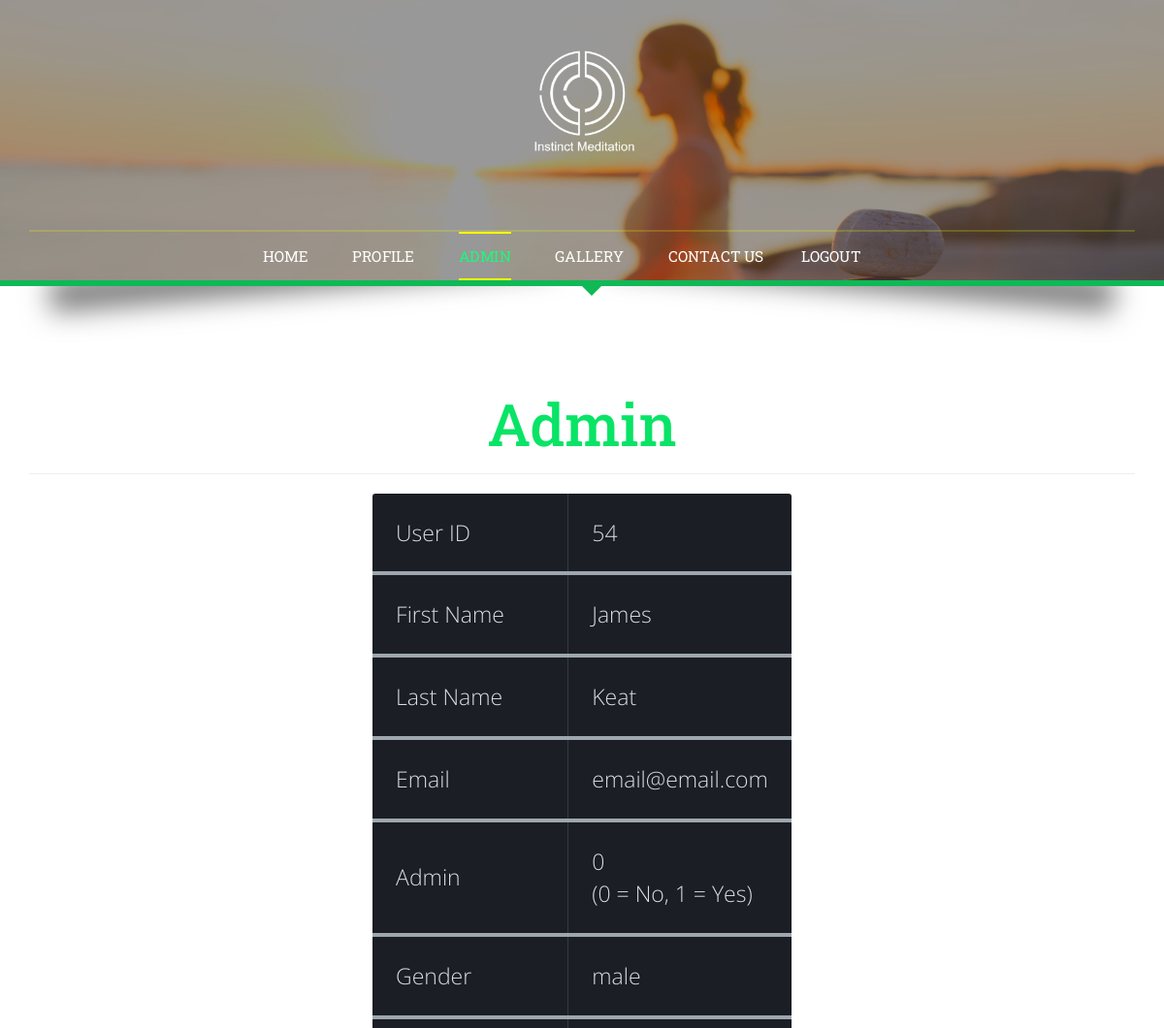
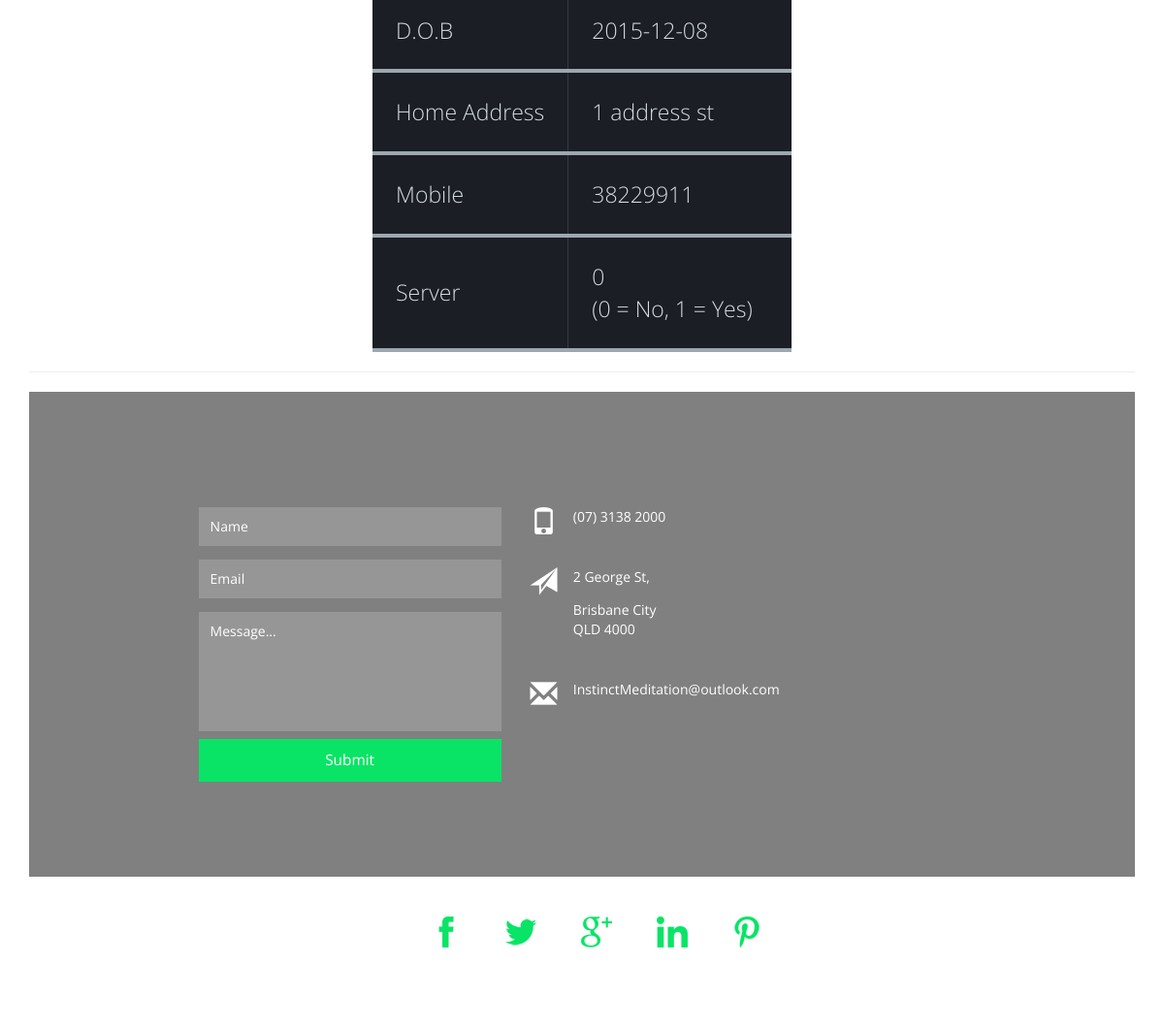
The page /adminUserDetails.php?userID=54 (signed in) on the database its author committed (2 pictures, top to bottom).
### tables this page shows
CREATE TABLE `users` (
  `userID` int(11) NOT NULL,
  `firstName` text NOT NULL,
  `lastName` text NOT NULL,
  `email` varchar(64) DEFAULT NULL,
  `password` varchar(64) DEFAULT NULL,
  `admin_privileges` tinyint(1) NOT NULL,
  `gender` text NOT NULL,
  `dateOfBirth` date NOT NULL,
  `homeAddress` varchar(200) NOT NULL,
  `canBeServer` tinyint(1) NOT NULL,
  `mobile` int(20) NOT NULL,
  `avatar` varchar(200) NOT NULL
);

### adminUserDetails.php (the view, shortened to what this page needs)
<?php
include "serverConnection.php";
$userID = $_GET['userID'];
if (!(isset($_SESSION['login']))){
header ("Location:login.php");
} else if(isset($_SESSION['iAmLogged'] )){
    if($_SESSION['admin'] == 1) {
        $navText = "<li class='active'><a href='admin.php' class='link link--yaku'><span>A</span><span>D</span><span>M</span><span>I</span><span>N</span></a></li>";
    } else if($_SESSION['iAmLogged'] == 0) {
        $navText = "<li><a href='bookings.php' class='link link--yaku'><span>B</span><span>O</span><span>O</span><span>K</span><span>I</span><span>N</span><span>G</span><span>S</span></a></li>";
    }
$userinfo = "SELECT * FROM users WHERE userID = $userID";
$loginpage = mysqli_query($con, $userinfo) or die(mysqli_error($con));
}
?>
<!DOCTYPE html>
<html>
<head>
<link href="css/bootstrap.css" type="text/css" rel="stylesheet" media="all">
<link href="css/style.css" type="text/css" rel="stylesheet" media="all">
<link href="css/styletable.css" type="text/css" rel="stylesheet" media="all">
</head>
<body>
	<div class="banner">
		<div class="effect5">
			<div class="container">
				<div class="logo">
					<h1><a href="index.php"><img src="images/logo.png" alt="" /></a></h1>
				</div>
				<div class="top-nav">
					<nav class="navbar navbar-default">
						<div class="collapse navbar-collapse" id="bs-example-navbar-collapse-1">
							<ul class="nav navbar-nav navbar-center">
								<li><a href="loggedin.php"><span>H</span><span>O</span><span>M</span><span>E</span></a></li>
								<li><a href="profile.php" class="link link--yaku"><span>P</span><span>R</span><span>O</span><span>F</span><span>I</span><span>L</span><span>E</span></a></li>
								<?php echo $navText; ?>
								<li><a href="gallery.php" class="link link--yaku"><span>G</span><span>A</span><span>L</span><span>L</span><span>E</span><span>R</span><span>Y</span></a></li></a></li>
								<li><a href="#contact" class="scroll link link--yaku"><span>C</span><span>O</span><span>N</span><span>T</span><span>A</span><span>C</span><span>T</span> <span>U</span><span>S</span></a></li>
								<li><a href="process/logout.php" class="link link--yaku"><span>&nbsp; &nbsp; &nbsp; &nbsp; &nbsp;</span><span>L</span><span>O</span><span>G</span><span>O</span><span>U</span><span>T</span></a></li>
							</ul>
						</div>
					</nav>
				</div>
			</div>
		</div>
	</div>
	<div class="codes">
		<div class="container">
			<h3 class="title">Admin</h3>
            <hr>
<div id="container">
    <table class="tg">
        <?php while($row = mysqli_fetch_array($loginpage)) {  ?>
  <tr>
    <th class="userDeets">User ID</th>
    <th class="userDeets"><?php echo $row['userID']?></th>
  </tr>
    <tr>
    <th class="userDeets">First Name</th>
    <th class="userDeets"><?php echo $row['firstName']?></th>
  </tr>
  <tr>
    <th class="userDeets">Last Name</th>
    <th class="userDeets"><?php echo $row['lastName']?></th>
  </tr>
    <tr>
    <th class="userDeets">Email</th>
    <th class="userDeets"><?php echo $row['email']?></th>
  </tr>
    <tr>
    <th class="userDeets">Admin</th>
    <th class="userDeets"><?php echo $row['admin_privileges']?><br>(0 = No, 1 = Yes)</th>
  </tr>
    <tr>
    <th class="userDeets">Gender</th>
    <th class="userDeets"><?php echo $row['gender']?></th>
  </tr>
    <tr>
    <th class="userDeets">D.O.B</th>
    <th class="userDeets"><?php echo $row['dateOfBirth']?></th>
  </tr>
    <tr>
    <th class="userDeets">Home Address</th>
    <th class="userDeets"><?php echo $row['homeAddress']?></th>
  </tr>
    <tr>
    <th class="userDeets">Mobile</th>
    <th class="userDeets"><?php echo $row['mobile']?></th>
  </tr>
    <tr>
    <th class="userDeets">Server</th>
    <th class="userDeets"><?php echo $row['canBeServer']?> <br>(0 = No, 1 = Yes)</th>
  </tr>
    <?php } ?>
    </table>
    <hr>
</div>
	<div class="contact" id="contact">
		<div class="map">
			<iframe>allowfullscreen</iframe>
			<div class="map-color">
			</div>
		</div>
		<div class="contact-grids">
			<div class="col-md-5 contact-grid">
				<form>
					<input type="text" value="Name" onfocus="this.value = '';" onblur="if (this.value == '') {this.value = 'Name';}" required="">
					<input type="text" value="Email" onfocus="this.value = '';" onblur="if (this.value == '') {this.value = 'Email';}" required="">
					<textarea type="text"  onfocus="this.value = '';" onblur="if (this.value == '') {this.value = 'Message...';}" required="">Message...</textarea>
					<input type="submit" value="Submit" >
				</form>
			</div>
			<div class="col-md-3 contact-grid">
				<div class="call">
					<div class="col-xs-2 contact-grdl">
						<span class="glyphicon glyphicon-phone" aria-hidden="true"></span>
					</div>
					<div class="col-xs-10 contact-grdr">
						<ul>
							<li>(07) 3138 2000</li>
						</ul>
					</div>
					<div class="clearfix"> </div>
				</div>
				<div class="address">
					<div class="col-xs-2 contact-grdl">
						<span class="glyphicon glyphicon-send" aria-hidden="true"></span>
					</div>
					<div class="col-xs-10 contact-grdr">
						<ul>
							<li>2 George St,</li>
							<li>Brisbane City QLD 4000</li>
						</ul>
					</div>
					<div class="clearfix"> </div>
				</div>
				<div class="mail">
					<div class="col-xs-2 contact-grdl">
						<span class="glyphicon glyphicon-envelope" aria-hidden="true"></span>
					</div>
					<div class="col-xs-10 contact-grdr">
						<ul>
							<li>InstinctMeditation@outlook.com</li>
						</ul>
					</div>
					<div class="clearfix"> </div>
				</div>
			</div>
			<div class="clearfix"> </div>
		</div>
	</div>
	<div class="footer">
		<div class="footer-info">
			<div class="container">
				<div class="icons">
					<ul>
						<li><a href="#" data-toggle="tooltip" data-placement="top" title="Facebook"><img src="images/i1.png" alt=""/></a></li>
						<li><a href="#" data-toggle="tooltip" data-placement="top" title="Twitter"><img src="images/i2.png" alt=""/> </a></li>
						<li><a href="#" data-toggle="tooltip" data-placement="top" title="Google+"><img src="images/i3.png" alt=""/></a></li>
						<li><a href="#" data-toggle="tooltip" data-placement="top" title="LinkedIn"><img src="images/i4.png" alt=""/> </a></li>
						<li><a href="#" data-toggle="tooltip" data-placement="top" title="Pinterest"><img src="images/i5.png" alt=""/> </a></li>
					</ul>
				</div>
			</div>
		</div>
	</div>
</body>
</html>

### css/styletable.css (style rules this page uses)
th { color:#D5DDE5;; background:#1b1e24; border-bottom:4px solid #9ea7af; border-right: 1px solid #343a45; font-size:23px; font-weight: 100; padding:24px; text-align:left; text-shadow: 0 1px 1px rgba(0, 0, 0, 0.1); vertical-align:middle; }
th:first-child { border-top-left-radius:3px; }
th:last-child { border-top-right-radius:3px; border-right:none; }
tr { border-top: 1px solid #C1C3D1; border-bottom-: 1px solid #C1C3D1; color:#666B85; font-size:16px; font-weight:normal; text-shadow: 0 1px 1px rgba(256, 256, 256, 0.1); }
tr:first-child { border-top:none; }
tr:last-child { border-bottom:none; }

### adminUserDetails.php (style rules this page uses)
.tg { margin: auto; }

### rows shown on the page
users: userID "54", firstName "James", lastName "Keat", email "email@email.com", admin_privileges "0", gender "male", dateOfBirth "2015-12-08", homeAddress "1 address st", mobile "38229911", canBeServer "0"
